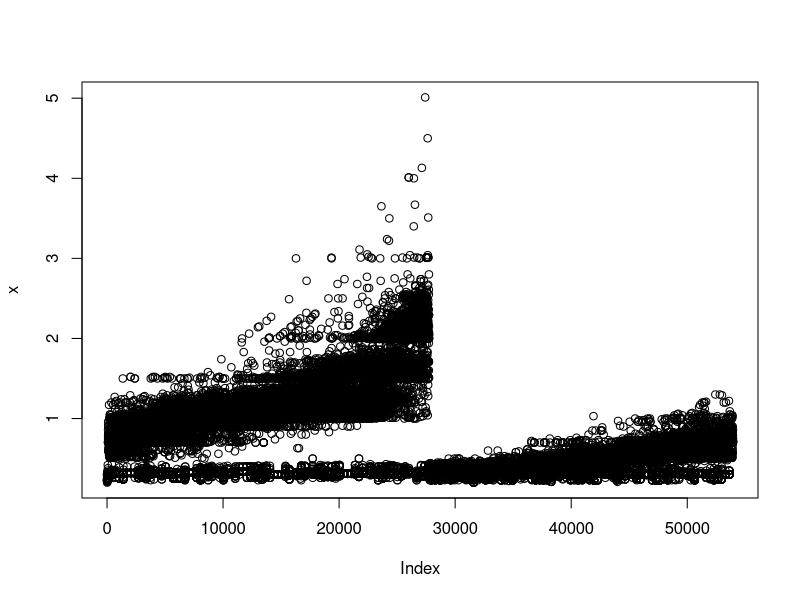
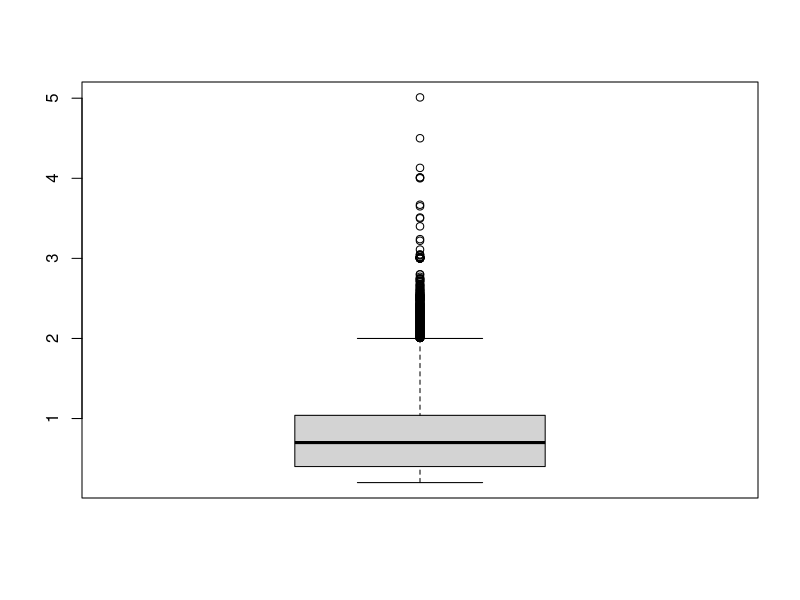
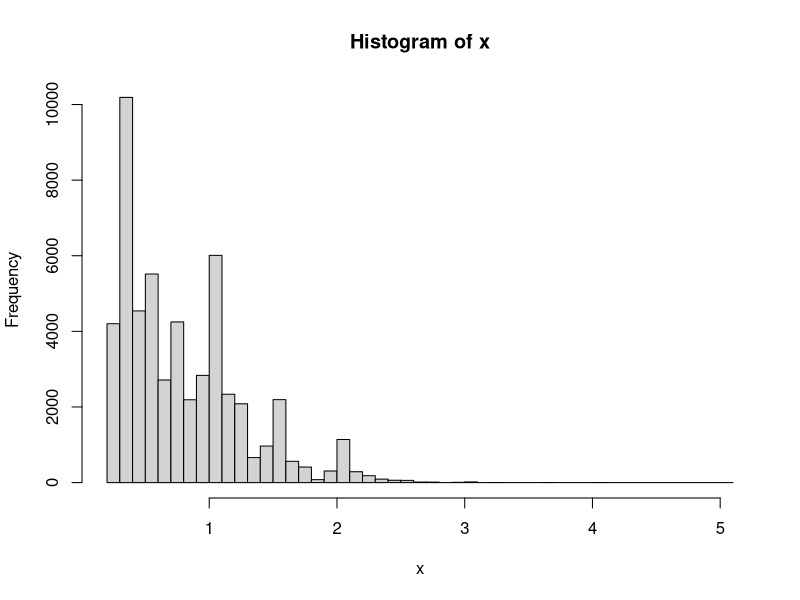
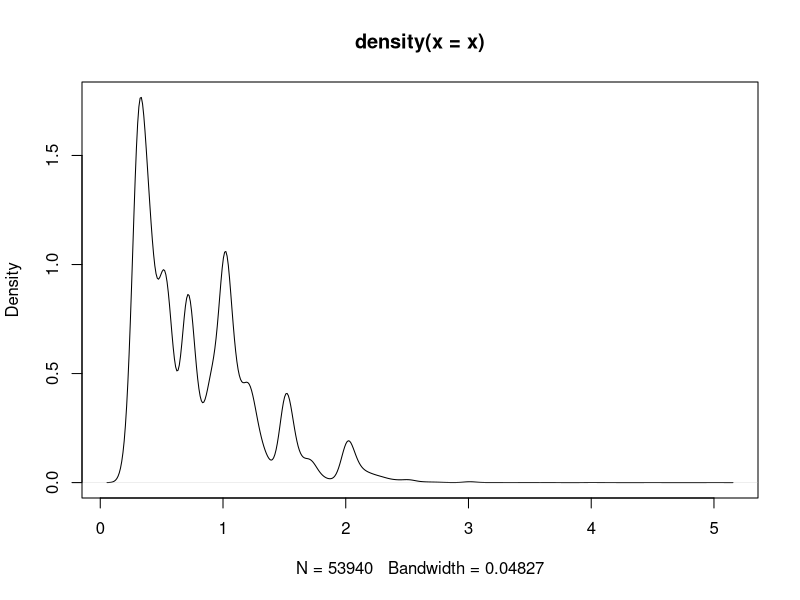
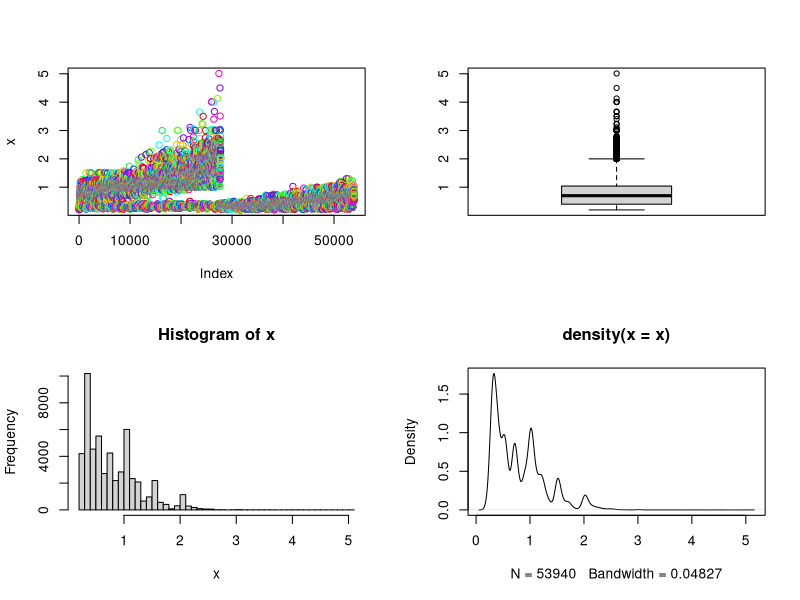

The R script that drew these images, in order:
# install.packages('ggplot2')
# library(ggplot2)

if(is.element("ggplot2", installed.packages()) == F){
  install.packages('ggplot2')
}

library(ggplot2)

diamond = as.data.frame(ggplot2::diamonds)
diamond

length(diamond) # 열 개수
nrow(diamond) # 행 개수
dim(diamond)

x = diamond$carat # 원하는 필드 추출
x

plot(x)
boxplot(x)
hist(x, breaks=50)
plot(density(x))

par(mfrow=c(2,2)) # 칸 2, 2로 나눠서 한번에 표시
plot(x, col = rainbow(8))
boxplot(x)
hist(x, breaks=50)
plot(density(x))

# 샘플의 크기는 반드시 3부터 5000이내에 있어야 합니다 (오류)
# shapiro.test(x)
# 검증에서 3~5000 사이면 샘플링 sample();

a = sample(x, 20)
shapiro.test(a)

sample(1:10, 4)
sample(letters, 10)

# 랜덤으로 숫자 뽑기 (replace -> 중복허용 여부)
set.seed(1)
sample(1:30, 5, replace=T) 
sample(1:30, 5, replace=F)


